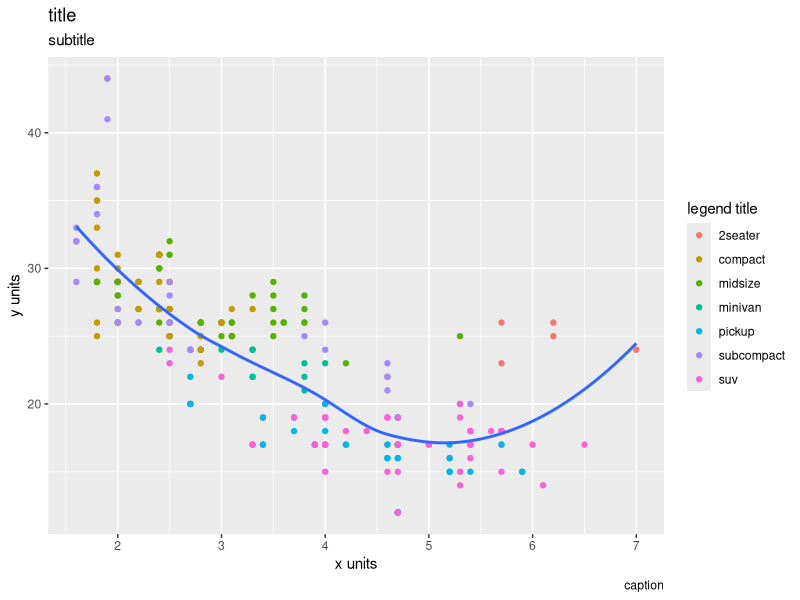
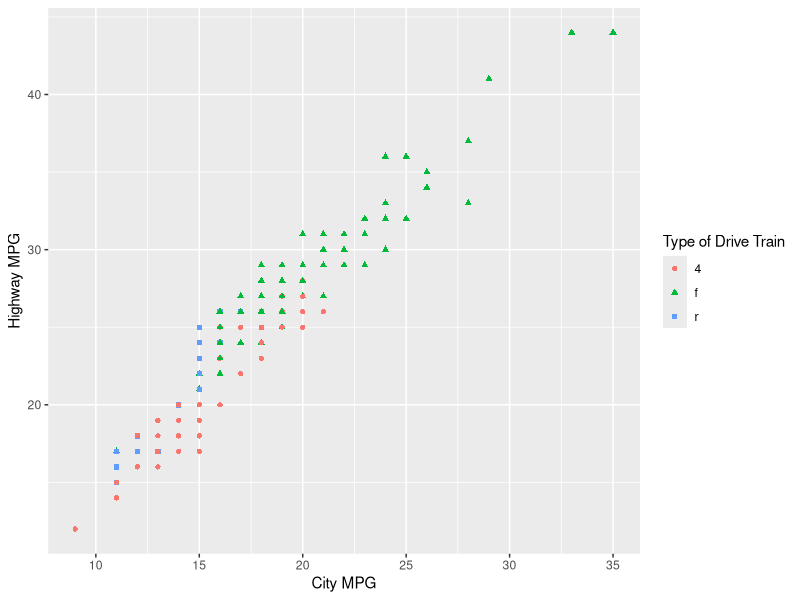
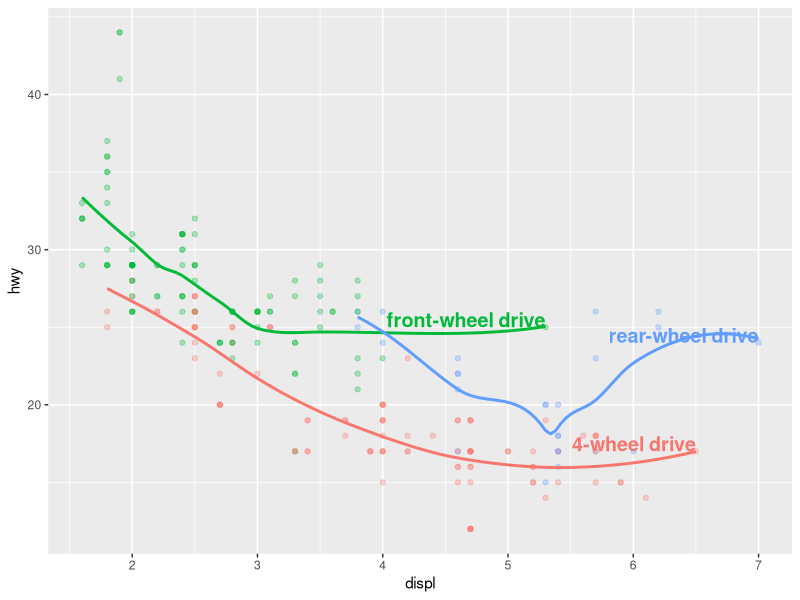
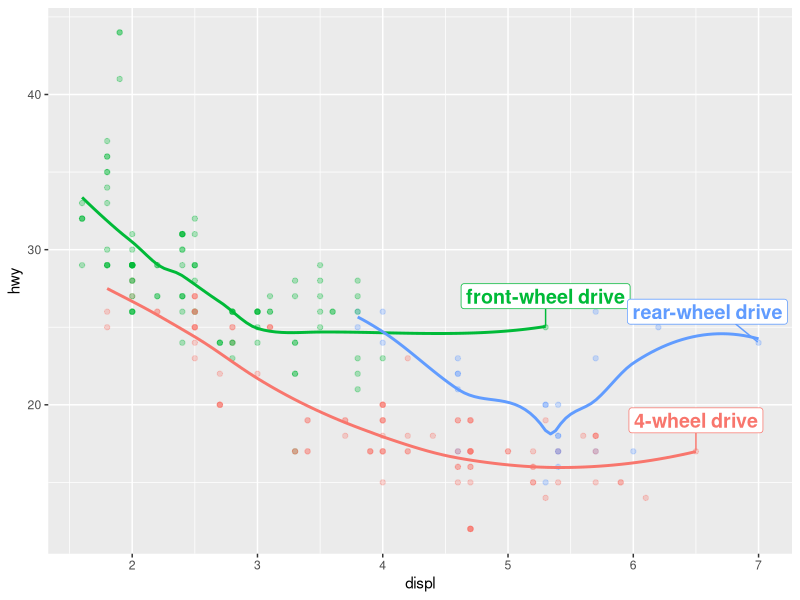
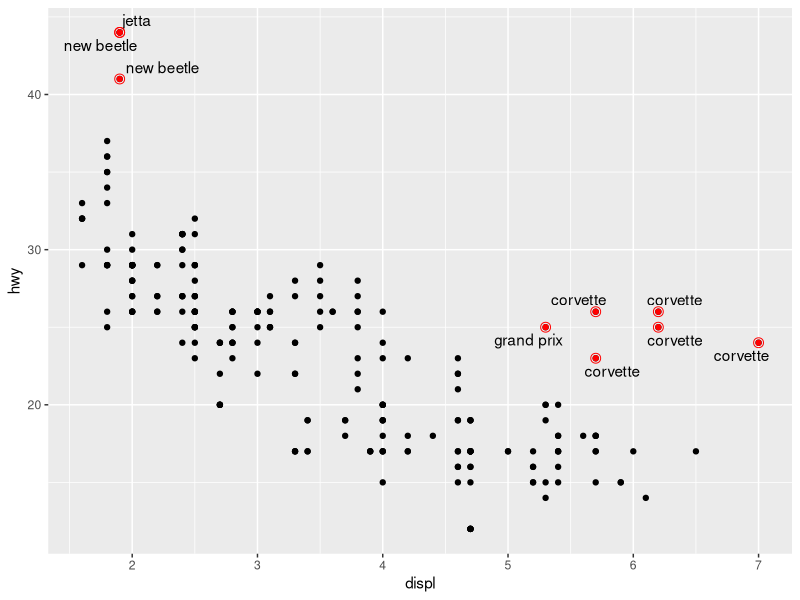
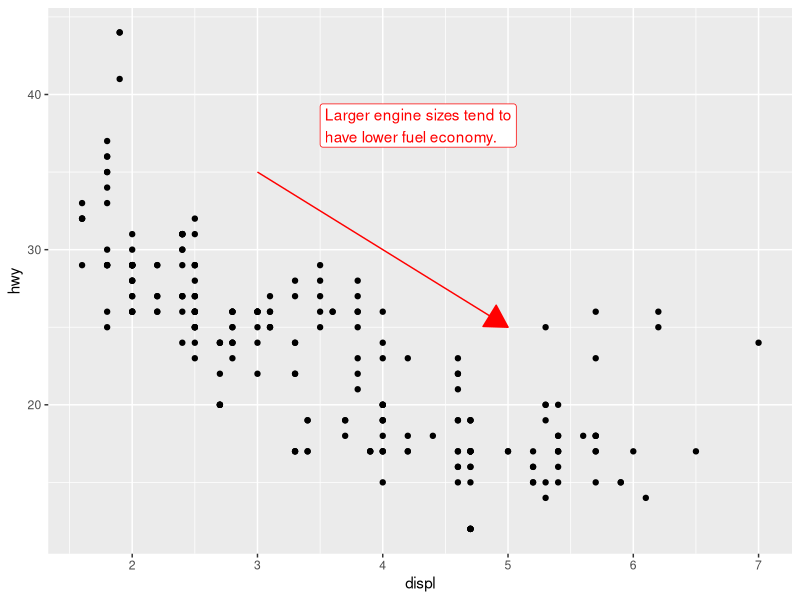
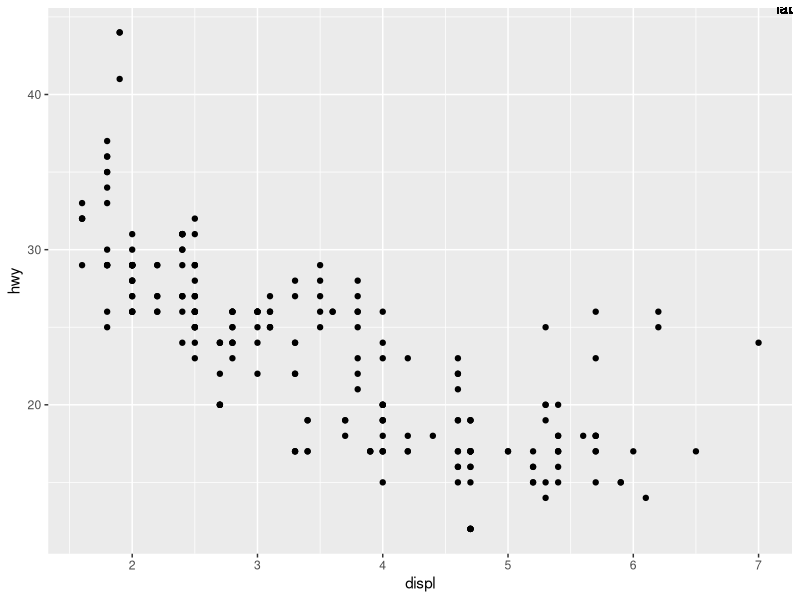
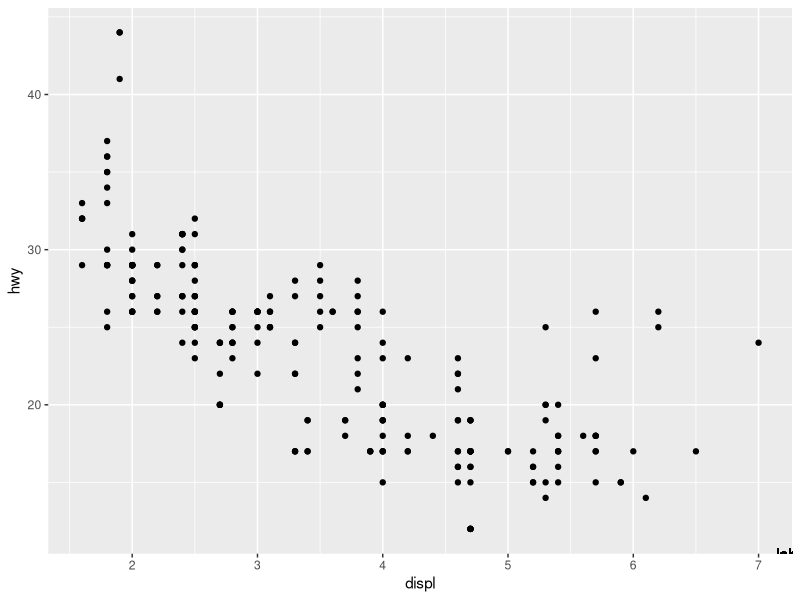

These figures' R source, in order:
## ---- chunk 1

library(tidyverse)
library(scales)
library(ggrepel)
library(patchwork)

## ---- chunk 2

ggplot(mpg, aes(x = displ, y = hwy)) +
  geom_point(aes(color = class))+
  geom_smooth(se = FALSE)+
  labs(
    x = "x units",
    y = "y units",
    color = "legend title",
    title = "title",
    subtitle = "subtitle",
    caption = "caption"
  )

## ---- chunk 3

ggplot(mpg, aes(x = cty, y = hwy))+
  geom_point(aes(color = drv, shape = drv))+
  labs(
    x = "City MPG",
    y = "Highway MPG",
    color = "Type of Drive Train",
    shape = "Type of Drive Train"
  )


## ---- chunk 4
label_info <- mpg |>
  group_by(drv) |>
  arrange(desc(displ)) |>
  slice_head(n = 1) |>
  mutate(
    drive_type = case_when(
      drv == "f" ~ "front-wheel drive",
      drv == "r" ~ "rear-wheel drive",
      drv == "4" ~ "4-wheel drive"
    )
  ) |>
  select(displ, hwy, drv, drive_type)

label_info
## ---- chunk 5
ggplot(mpg, aes(x = displ, y = hwy, color = drv)) +
  geom_point(alpha = 0.3) +
  geom_smooth(se = FALSE) +
  geom_text(
    data = label_info, 
    aes(x = displ, y = hwy, label = drive_type),
    fontface = "bold", size = 5, hjust = "right", vjust = "bottom"
  ) +
  theme(legend.position = "none")
#> `geom_smooth()` using method = 'loess' and formula = 'y ~ x'
## ---- chunk 6
ggplot(mpg, aes(x = displ, y = hwy, color = drv)) +
  geom_point(alpha = 0.3) +
  geom_smooth(se = FALSE) +
  geom_label_repel(
    data = label_info, 
    aes(x = displ, y = hwy, label = drive_type),
    fontface = "bold", size = 5, nudge_y = 2
  ) +
  theme(legend.position = "none")
#> `geom_smooth()` using method = 'loess' and formula = 'y ~ x'   
## ---- chunk 7
potential_outliers <- mpg |>
  filter(hwy > 40 | (hwy > 20 & displ > 5))
  
ggplot(mpg, aes(x = displ, y = hwy)) +
  geom_point() +
  geom_text_repel(data = potential_outliers, aes(label = model)) +
  geom_point(data = potential_outliers, color = "red") +
  geom_point(
    data = potential_outliers,
    color = "red", size = 3, shape = "circle open"
  )
## ---- chunk 8
trend_text <- "Larger engine sizes tend to have lower fuel economy." |>
  str_wrap(width = 30)
trend_text
#> [1] "Larger engine sizes tend to\nhave lower fuel economy."
## ---- chunk 9
ggplot(mpg, aes(x = displ, y = hwy)) +
  geom_point() +
  annotate(
    geom = "label", x = 3.5, y = 38,
    label = trend_text,
    hjust = "left", color = "red"
  ) +
  annotate(
    geom = "segment",
    x = 3, y = 35, xend = 5, yend = 25, color = "red",
    arrow = arrow(type = "closed")
  )
## ---- chunk 10
mpg|>
  ggplot(aes(x = displ, y = hwy)) +
  geom_point() +
  geom_text(aes(label = "label", x = Inf, y = Inf))

mpg|>
  ggplot(aes(x = displ, y = hwy)) +
  geom_point() +
  geom_text(aes(label = "label", x = Inf, y = -Inf))

mpg|>
  ggplot(aes(x = displ, y = hwy)) +
  geom_point() +
  geom_text(aes(label = "label", x = -Inf, y = Inf))

mpg|>
  ggplot(aes(x = displ, y = hwy)) +
  geom_point() +
  geom_text(aes(label = "label", x = -Inf, y = -Inf))

## ---- chunk 11
mpg|>
  ggplot(aes(x = displ, y = hwy)) +
  geom_point() +
  geom_text(aes(label = "label", x = Inf, y = Inf))+
  annotate(
    geom = "point", x = 4, y = 30,
    shape = "circle", color = "blue", size = 3
    
  )

## ---- chunk 12
mpg |>
  ggplot(aes(x = displ, y = hwy)) +
  geom_point() +
  facet_grid(rows = vars(drv)) +
  geom_text(aes(label = "label", x = 4, y = 40)
  )
